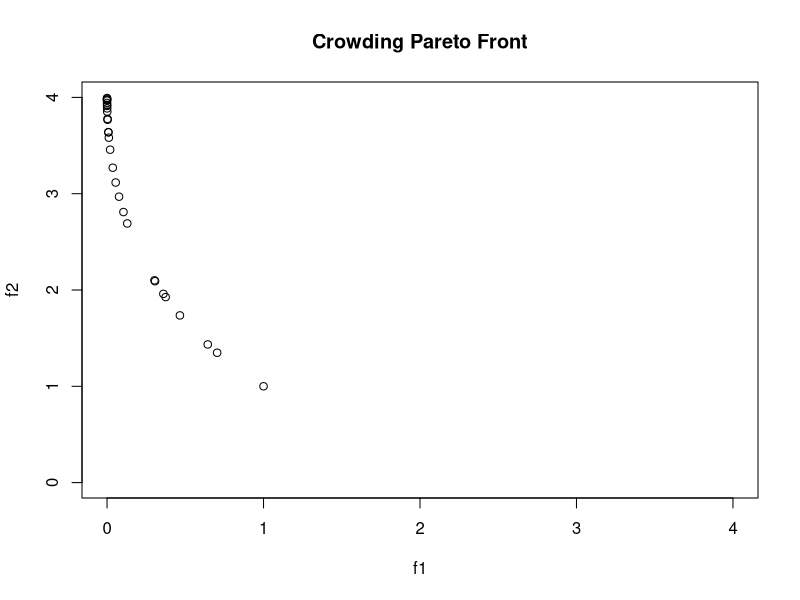
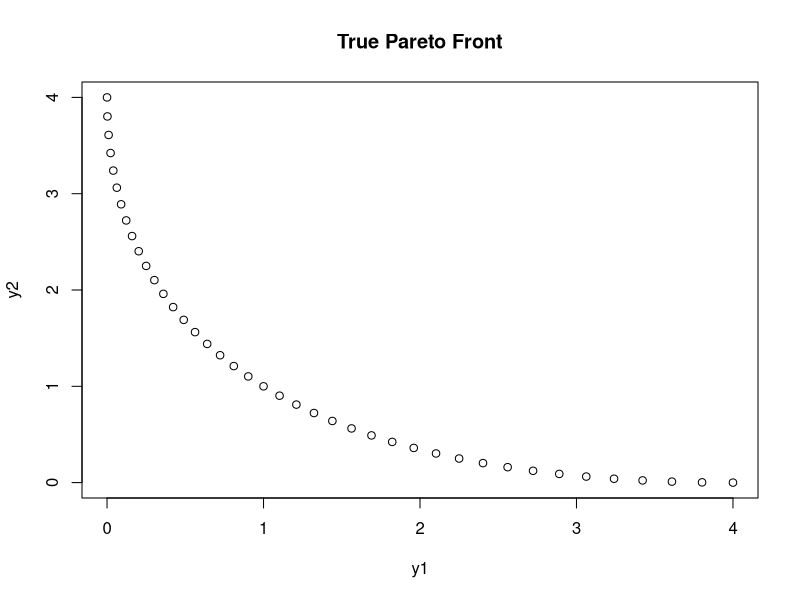
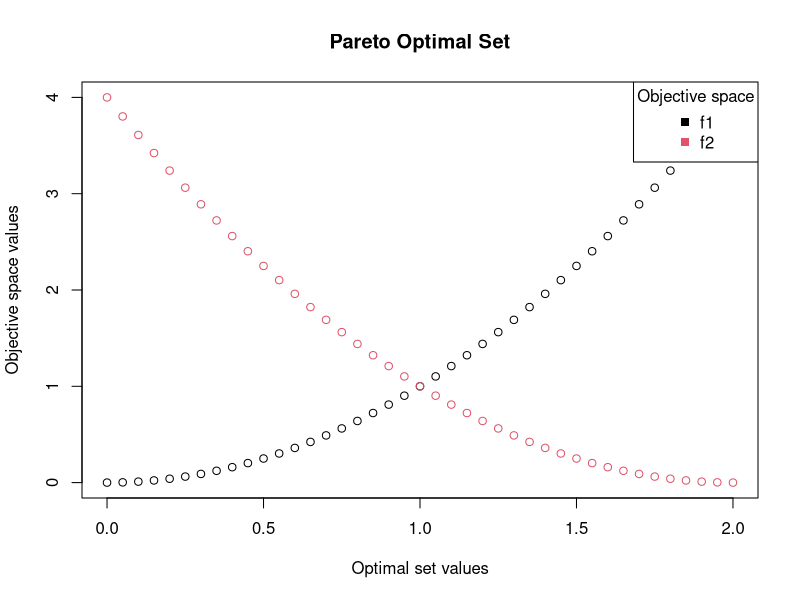
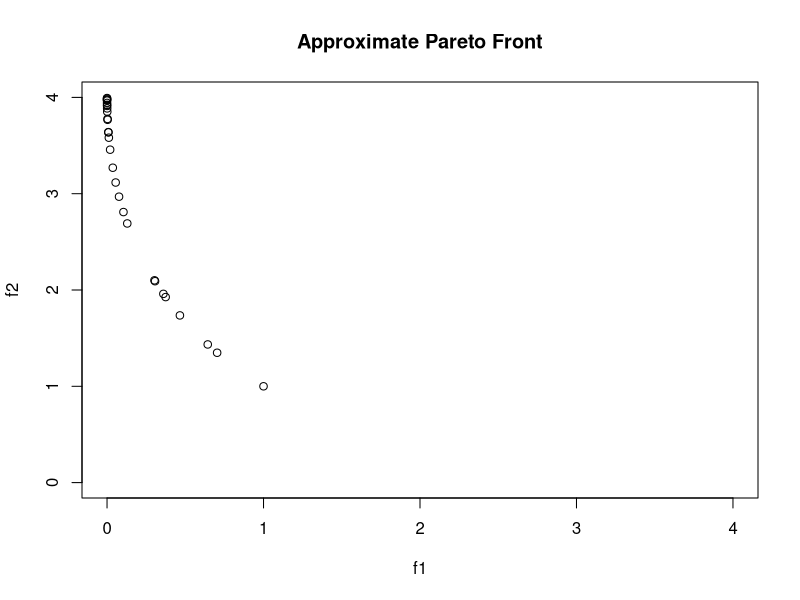

The R source for these figures, in order:

#Histogram diversity implementation
hypergrid<-function(dataframe){
  #Assigning each entry of the archive to a neighborhood
  for(i in 1:nrow(dataframe)){
    if(dataframe[i,1] < 2 & dataframe[i,2] < 2){
      dataframe[i,3] <- 1
    }
    else if(dataframe[i,1] < 2 & dataframe[i,2] >= 2){
      dataframe[i,3] <- 3
    }
    else if(dataframe[i,1] >= 2 & dataframe[i,2] < 2){
      dataframe[i,3] <- 2
    }
    else if(dataframe[i,1] >= 2 & dataframe[i,2] >= 2){
      dataframe[i,3] <- 4
    } 
  }
  #Just ensuring the subset function uses the correct column
  colnames(dataframe)<-c("f1","f2","Grid_number")
  
  #Only start calculating the size of the neighborhood as a percentage of the 11th entry of the archive as the 
  #first few entries will have very high percentages
  if(nrow(dataframe) > 10 ){
    #calculating the percentage
    percentage<-nrow(subset(dataframe, Grid_number == dataframe[nrow(dataframe),3]))/nrow(dataframe)*100 
    #rejecting if the percentage is too high
    if(percentage > 60){
      returnv = 0
      #accepting if the percentage is lower than the stipulated threshold  
    }else{
      returnv = 1
    }
    #accepting the first 10 entries  
  }else{
    returnv = 1
  }
  
  return(returnv)
}

#crowding diversity measure

crowding<-function(tada){
  
  
  #Inserting condition to start after 3 entries in the Archive to ensure that cubicles can be formed
  if(nrow(tada) > 3){
    #Saving the latest entry of the archive to a different variable to extract information later
    finalrow<-tada[nrow(tada),]
    
    #ordering the dataframe
    tada<-tada[order(tada[,1]),]
    
    #assigning "infinite" value to the first circumference
    tada$circumference[1]<- 1000000
    
    #Calculating the circumference of the cubicles
    for(i in 1:(nrow(tada)-2)){
      tada[i+1,3] <- (abs(tada[i,1]-tada[i+2,1])*2)+(abs(tada[i,2]-tada[i+1,2])*2)
    }
    
    #assigning "infinite" value to the last circumference
    tada$circumference[nrow(tada)]<-100000
    
    #Setting default return value
    returnv = 1
    
    #Stipulating that if the circumference is smaller than 0.15 the entry will be rejected
    for(i in 1:nrow(tada)){
      if(finalrow[1,1] == tada[i,1]  &  finalrow[1,2] == tada[i,2] & tada[i,3] < 0.25){
        returnv = 0
        break
      }
    } 
  }else{
    returnv = 1
  }
  
  return(returnv)
}

#Dominance function
dominates<-function(df, Temperature,t,d,c){
  countR<-data.frame(x=0)
  countA<-data.frame(x=0)
  counter = 1
  counterA = 1
  #getting the count of times the new solution dominates or is dominated
  for(i in 1:(nrow(df)-1)){
    if(df[nrow(df),1] >= df[i,1]  & df[nrow(df),2] >= df[i,2]){
      countR[counter,1]<-counter
      counter= counter+1
    }
    if(df[nrow(df),1] <= df[i,1]  & df[nrow(df),2] <= df[i,2]){
      countA[counter,1]<-counter
      counterA= counterA+1
    }
  }
  #Calculating the Energy 
  Energy <-(max(countR)- max(countA))/nrow(unique(df))
  #Calculating the probability
  prob<-c(1,0)
  prob[2]<- exp(-Energy/Temperature)
  
  probability<-min(prob)
  
  #Rejecting the solution if the random number is bigger
  if(runif(1) > probability){
    df <- df[-nrow(df),]
    t<-t+1
    d<-d+1
  }
  #Diversity-based criterion (histogram)
  #else if(hypergrid(df) == 0){
  #  df <- df[-nrow(df),]
  #  t<-t+1
  #  d<-d+1
  #}
  #Diversity-based criterion (Crowding)
  else if(crowding(df) == 0){
    df <- df[-nrow(df),]
    t<-t+1
    d<-d+1
  }
  else{
    for(i in 1:(nrow(df)-1)){
      if(df[nrow(df),1] <= df[i,1]  &  df[nrow(df),2] <= df[i,2]){
        df[i,1] <- -1
        df[i,2] <- -1
      }
    }
    #Adding the solution
    c=c+1
    df <- subset(df, f1 > -0.95 & f2 > -0.95 )
    t=t+1
  }
  
  return(list(df,t,d,c))
}


#generating new x neighbours
generate_neigh<-function(my_ex){
  #min value of either 0.4 , 10^5 minus x or x is accepted- both the objective function values 
  #are quadratic and thus negative values are not required
  x1<-my_ex[nrow(my_ex),1] + (0.5-runif(1))*min(0.4,10^5-my_ex[nrow(my_ex),1],my_ex[nrow(my_ex),1])
  
  dief<-rbind(my_ex,x1)
  
  return(dief)
}

#obtaining the objective space values
gen_f<-function(xe){
  output<-data.frame(f1=0,f2=0)
  #f1
  output[1,1]<-(xe[nrow(xe),1])^2
  #f2
  output[1,2]<-((xe[nrow(xe),1])-2)^2
  
  return(output)
}


#Initializing parameters
initial=data.frame(x1=1)
Archive = data.frame(f1=1,f2=1)

#from preliminary experiments the standard deviation of the objective function is around 0.25. 
#For reproducibility is was used 

#Acceptance deviation for initial Temp
Temperature <- (-3*0.25)/log(0.8, base = exp(1))

#Accept all
#Temperature <- 5

epochs <- 1
accept<- 0
reject<- 0
iterations <- 1

epochs_max <- 10
rejects_max <- 20
accept_max <- 20

#Starting DBMOSA

#Reaching final temperature
#while(Temperature < 10 & Temperature > 0.1){

#Predefined number of epochs
while(epochs < epochs_max){
  #Adaptive paradigm
  if(reject == rejects_max){
    #Reheating schedule variation
    Temperature = Temperature * 1.2
    #Temperature = Temperature + 0.2
    epochs = epochs + 1
    accept = 0
    reject = 0
  }
  if(accept == accept_max){
    #Cooling schedule variation
    Temperature = Temperature * 0.9
    #Temperature = Temperature - 0.1
    epochs = epochs + 1
    accept = 0
    reject = 0
  }
  
  #Static paradigm
  #if(iterations%%5 == 0){
  #  epochs = epochs + 1
  #  accept = 0
  #  reject = 0
  #  if(iterations %% 2 ==0){
  #    Temperature = Temperature*1.1
  #  }
  #  if(iterations %% 2 ==1){
  #    Temperature = Temperature*0.9
  #  }
  #}
  
  #generating more x values
  initial<-generate_neigh(initial)
  #generating the neighboring f values from the updated x values
  fprime<-gen_f(initial)
  #updating the archive before the dominance check
  Archive<-rbind(Archive,fprime)
  #Dominance check
  placeholder<-dominates(Archive, Temperature , iterations, reject ,accept)
  
  #Updating archive after the dominance check
  Archive <-placeholder[[1]]
  #Updating the iterations after dominance check
  iterations <-placeholder[[2]]
  #Updating the rejections after dominance check
  reject <- placeholder[[3]]
  #Updating the acceptances after dominance check
  accept <- placeholder[[4]]

}

#F1 vs F2
plot(Archive,xlim=c(0,4), ylim=c(0,4), main = "Crowding Pareto Front")

#True pareto front
x <- seq(0,2,0.05)
y1<- x^2
y2 <- (x-2)^2

a<-initial[1:172,]

plot(y1,y2, xlim=c(0,4), ylim = c(0,4) , main = "True Pareto Front")

plot(x,y1, xlim = c(0,2), ylim = c(0,4),main = "Pareto Optimal Set" , xlab = "Optimal set values", ylab = "Objective space values" )
points(x, y2 , xlim =c(0,2), col = 2)
legend("topright",c("f1", "f2"), pch =15,col=c(1,2), title = "Objective space",)

#write for results
#write.csv(Archive,"Crowding.csv",row.names=FALSE)

#F1 vs F2
plot(Archive, xlim=c(0,4), ylim=c(0,4), main = "Approximate Pareto Front")




